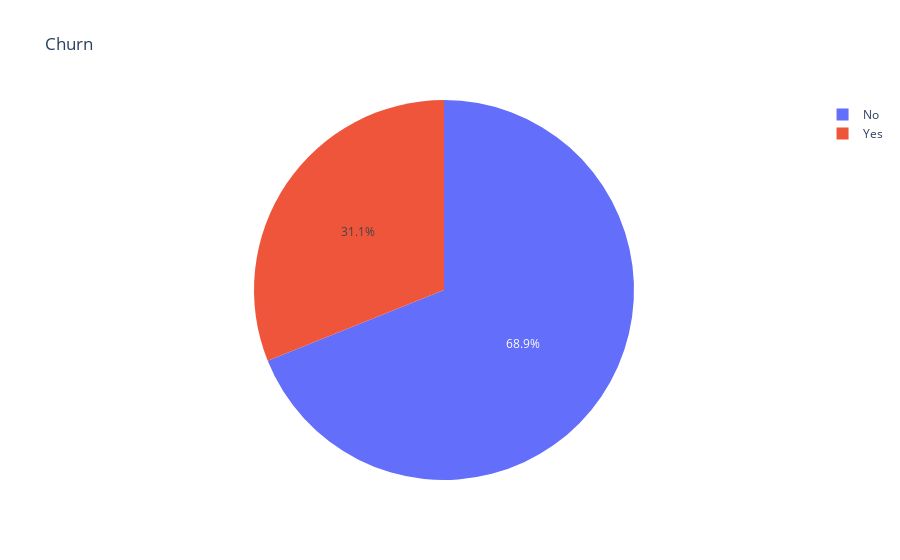

Write notebook code for a chart like this one.
### Code cell
product_data = [Pie(
    labels=labels_data_plot,
    values=values_data_plot,
)]

product_layout = Layout(
    title='Churn',
)

fig = Figure(data=product_data, layout=product_layout)
iplot(fig)

### Figure 1 — Plotly figure (JSON) as saved in the notebook; plotly's stock layout.template omitted (floating-point values rounded to 4 significant figures)
{"data": [{"values": [102, 46], "labels": ["No", "Yes"], "type": "pie"}], "layout": {"title": {"text": "Churn"}}}
